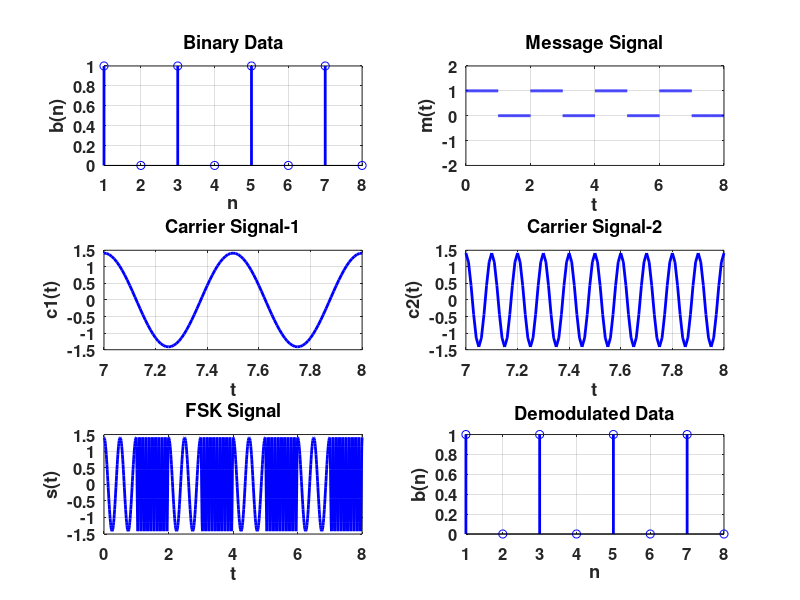

Source code (MATLAB):
clc;
clear;
close all;

% Parameters
Tb = 1; 
fc1 = 2;
fc2 = 10;
t = 0:(Tb/100):Tb;
c1 = sqrt(2/Tb) * cos(2 * pi * fc1 * t);
c2 = sqrt(2/Tb) * cos(2 * pi * fc2 * t);

% Message Signal
N = 8;
m = [1 0 1 0 1 0 1 0];
t1 = 0; 
t2 = Tb;

for i = 1:N
    t = t1:(Tb/100):t2;
    if m(i) > 0.5
        m_s = ones(1, length(t));
        invm_s = zeros(1, length(t));
    else
        m_s = zeros(1, length(t));
        invm_s = ones(1, length(t));
    end
    message(i, :) = m_s;
    
    % Generate FSK Signal
    fsk_sig1(i, :) = c1 .* m_s;
    fsk_sig2(i, :) = c2 .* invm_s;
    fsk_s = fsk_sig1 + fsk_sig2;
    
    % Plotting
    figure(1);
    subplot(3, 2, 2);
    axis([0 N -2 2]);
    plot(t, message(i, :), 'b', 'LineWidth', 2);
    title('Message Signal');
    xlabel('t'); ylabel('m(t)');
    grid on;
    set(gca, 'FontSize', 12, 'FontWeight', 'bold');
    hold on;
    
    subplot(3, 2, 5);
    plot(t, fsk_s(i, :), 'b', 'LineWidth', 2);
    title('FSK Signal');
    xlabel('t'); ylabel('s(t)');
    grid on;
    set(gca, 'FontSize', 12, 'FontWeight', 'bold');
    hold on;
    
    t1 = t1 + (Tb);
    t2 = t2 + (Tb);
end
hold off;

subplot(3, 2, 1);
stem(m, 'b', 'LineWidth', 2);
title('Binary Data');
xlabel('n'); ylabel('b(n)');
grid on;
set(gca, 'FontSize', 12, 'FontWeight', 'bold');

subplot(3, 2, 3);
plot(t, c1, 'b', 'LineWidth', 2);
title('Carrier Signal-1');
xlabel('t'); ylabel('c1(t)');
grid on;
set(gca, 'FontSize', 12, 'FontWeight', 'bold');

subplot(3, 2, 4);
plot(t, c2, 'b', 'LineWidth', 2);
title('Carrier Signal-2');
xlabel('t'); ylabel('c2(t)');
grid on;
set(gca, 'FontSize', 12, 'FontWeight', 'bold');

% FSK Demodulation
t1 = 0; 
t2 = Tb;

for i = 1:N
    t = t1:(Tb/100):t2;
    
    % Correlator
    x1 = sum(c1 .* fsk_sig1(i, :));
    x2 = sum(c2 .* fsk_sig2(i, :));
    x = x1 - x2;
    
    % Decision Device
    if x > 0
        demod(i) = 1;
    else
        demod(i) = 0;
    end
    
    t1 = t1 + (Tb);
    t2 = t2 + (Tb);
end

% Plotting the Demodulated Data Bits
subplot(3, 2, 6);
stem(demod, 'b', 'LineWidth', 2);
title('Demodulated Data');
xlabel('n'); ylabel('b(n)');
grid on;
set(gca, 'FontSize', 12, 'FontWeight', 'bold');
